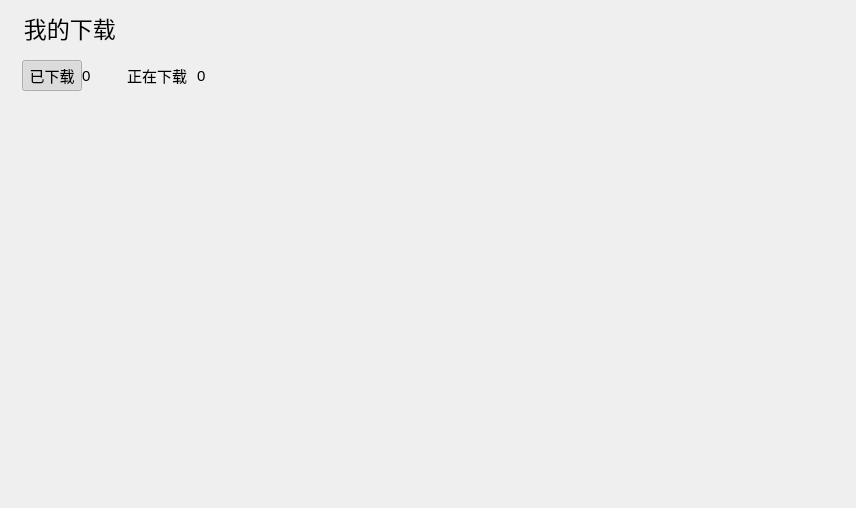
<?xml version="1.0" encoding="UTF-8"?>
<ui version="4.0">
 <class>ListenMyDownload</class>
 <widget class="QWidget" name="ListenMyDownload">
  <property name="geometry">
   <rect>
    <x>0</x>
    <y>0</y>
    <width>856</width>
    <height>508</height>
   </rect>
  </property>
  <property name="windowTitle">
   <string>ListenMyDownload</string>
  </property>
  <layout class="QVBoxLayout" name="verticalLayout_3">
   <item>
    <widget class="QLabel" name="title_label">
     <property name="font">
      <font>
       <pointsize>17</pointsize>
       <bold>false</bold>
      </font>
     </property>
     <property name="text">
      <string>  我的下载</string>
     </property>
     <property name="scaledContents">
      <bool>true</bool>
     </property>
    </widget>
   </item>
   <item>
    <widget class="QWidget" name="guide_widget" native="true">
     <layout class="QHBoxLayout" name="horizontalLayout_8">
      <property name="leftMargin">
       <number>11</number>
      </property>
      <property name="bottomMargin">
       <number>5</number>
      </property>
      <item>
       <widget class="QWidget" name="guide_widget1" native="true">
        <layout class="QVBoxLayout" name="verticalLayout">
         <property name="spacing">
          <number>2</number>
         </property>
         <property name="leftMargin">
          <number>0</number>
         </property>
         <property name="topMargin">
          <number>0</number>
         </property>
         <property name="rightMargin">
          <number>0</number>
         </property>
         <property name="bottomMargin">
          <number>0</number>
         </property>
         <item>
          <layout class="QHBoxLayout" name="horizontalLayout">
           <property name="spacing">
            <number>0</number>
           </property>
           <item>
            <widget class="QPushButton" name="downloaded_pushButton">
             <property name="sizePolicy">
              <sizepolicy hsizetype="Fixed" vsizetype="Fixed">
               <horstretch>0</horstretch>
               <verstretch>0</verstretch>
              </sizepolicy>
             </property>
             <property name="minimumSize">
              <size>
               <width>60</width>
               <height>0</height>
              </size>
             </property>
             <property name="maximumSize">
              <size>
               <width>60</width>
               <height>16777215</height>
              </size>
             </property>
             <property name="font">
              <font>
               <pointsize>11</pointsize>
              </font>
             </property>
             <property name="cursor">
              <cursorShape>PointingHandCursor</cursorShape>
             </property>
             <property name="text">
              <string>已下载</string>
             </property>
             <property name="checkable">
              <bool>true</bool>
             </property>
             <property name="checked">
              <bool>true</bool>
             </property>
             <property name="flat">
              <bool>true</bool>
             </property>
            </widget>
           </item>
           <item>
            <widget class="QLabel" name="downloaded_number_label">
             <property name="font">
              <font>
               <pointsize>11</pointsize>
               <bold>false</bold>
              </font>
             </property>
             <property name="cursor">
              <cursorShape>PointingHandCursor</cursorShape>
             </property>
             <property name="styleSheet">
              <string notr="true"/>
             </property>
             <property name="text">
              <string>0</string>
             </property>
            </widget>
           </item>
          </layout>
         </item>
         <item>
          <widget class="QLabel" name="idx1_lab">
           <property name="sizePolicy">
            <sizepolicy hsizetype="Preferred" vsizetype="Fixed">
             <horstretch>0</horstretch>
             <verstretch>0</verstretch>
            </sizepolicy>
           </property>
           <property name="minimumSize">
            <size>
             <width>20</width>
             <height>0</height>
            </size>
           </property>
           <property name="maximumSize">
            <size>
             <width>16777215</width>
             <height>12</height>
            </size>
           </property>
           <property name="text">
            <string/>
           </property>
           <property name="scaledContents">
            <bool>false</bool>
           </property>
           <property name="alignment">
            <set>Qt::AlignCenter</set>
           </property>
          </widget>
         </item>
        </layout>
       </widget>
      </item>
      <item>
       <spacer name="horizontalSpacer_2">
        <property name="orientation">
         <enum>Qt::Horizontal</enum>
        </property>
        <property name="sizeType">
         <enum>QSizePolicy::Fixed</enum>
        </property>
        <property name="sizeHint" stdset="0">
         <size>
          <width>20</width>
          <height>20</height>
         </size>
        </property>
       </spacer>
      </item>
      <item>
       <widget class="QWidget" name="guide_widget2" native="true">
        <layout class="QVBoxLayout" name="verticalLayout_2">
         <property name="spacing">
          <number>2</number>
         </property>
         <property name="leftMargin">
          <number>0</number>
         </property>
         <property name="topMargin">
          <number>0</number>
         </property>
         <property name="rightMargin">
          <number>0</number>
         </property>
         <property name="bottomMargin">
          <number>0</number>
         </property>
         <item>
          <layout class="QHBoxLayout" name="horizontalLayout_2">
           <property name="spacing">
            <number>0</number>
           </property>
           <item>
            <widget class="QPushButton" name="downloading_pushButton">
             <property name="sizePolicy">
              <sizepolicy hsizetype="Fixed" vsizetype="Fixed">
               <horstretch>0</horstretch>
               <verstretch>0</verstretch>
              </sizepolicy>
             </property>
             <property name="minimumSize">
              <size>
               <width>80</width>
               <height>0</height>
              </size>
             </property>
             <property name="maximumSize">
              <size>
               <width>80</width>
               <height>16777215</height>
              </size>
             </property>
             <property name="font">
              <font>
               <pointsize>11</pointsize>
              </font>
             </property>
             <property name="cursor">
              <cursorShape>PointingHandCursor</cursorShape>
             </property>
             <property name="text">
              <string>正在下载</string>
             </property>
             <property name="checkable">
              <bool>true</bool>
             </property>
             <property name="flat">
              <bool>true</bool>
             </property>
            </widget>
           </item>
           <item>
            <widget class="QLabel" name="downloading_number_label">
             <property name="font">
              <font>
               <pointsize>11</pointsize>
              </font>
             </property>
             <property name="cursor">
              <cursorShape>PointingHandCursor</cursorShape>
             </property>
             <property name="text">
              <string>0</string>
             </property>
            </widget>
           </item>
          </layout>
         </item>
         <item>
          <widget class="QLabel" name="idx2_lab">
           <property name="sizePolicy">
            <sizepolicy hsizetype="Preferred" vsizetype="Fixed">
             <horstretch>0</horstretch>
             <verstretch>0</verstretch>
            </sizepolicy>
           </property>
           <property name="minimumSize">
            <size>
             <width>20</width>
             <height>0</height>
            </size>
           </property>
           <property name="maximumSize">
            <size>
             <width>16777215</width>
             <height>12</height>
            </size>
           </property>
           <property name="text">
            <string/>
           </property>
           <property name="scaledContents">
            <bool>false</bool>
           </property>
           <property name="alignment">
            <set>Qt::AlignCenter</set>
           </property>
          </widget>
         </item>
        </layout>
       </widget>
      </item>
      <item>
       <spacer name="horizontalSpacer">
        <property name="orientation">
         <enum>Qt::Horizontal</enum>
        </property>
        <property name="sizeHint" stdset="0">
         <size>
          <width>40</width>
          <height>20</height>
         </size>
        </property>
       </spacer>
      </item>
     </layout>
    </widget>
   </item>
   <item>
    <widget class="MyStackedWidget" name="stackedWidget">
     <property name="sizePolicy">
      <sizepolicy hsizetype="Expanding" vsizetype="Expanding">
       <horstretch>0</horstretch>
       <verstretch>0</verstretch>
      </sizepolicy>
     </property>
    </widget>
   </item>
  </layout>
 </widget>
 <customwidgets>
  <customwidget>
   <class>MyStackedWidget</class>
   <extends>QStackedWidget</extends>
   <header>MyStackedWidget.h</header>
   <container>1</container>
  </customwidget>
 </customwidgets>
 <resources/>
 <connections/>
</ui>
